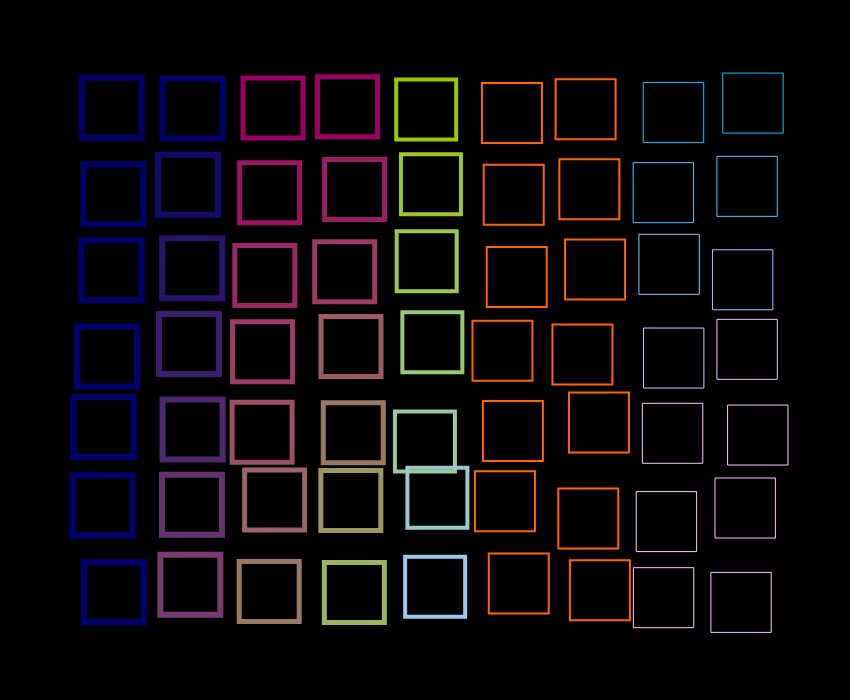
Frame 1 (no input)
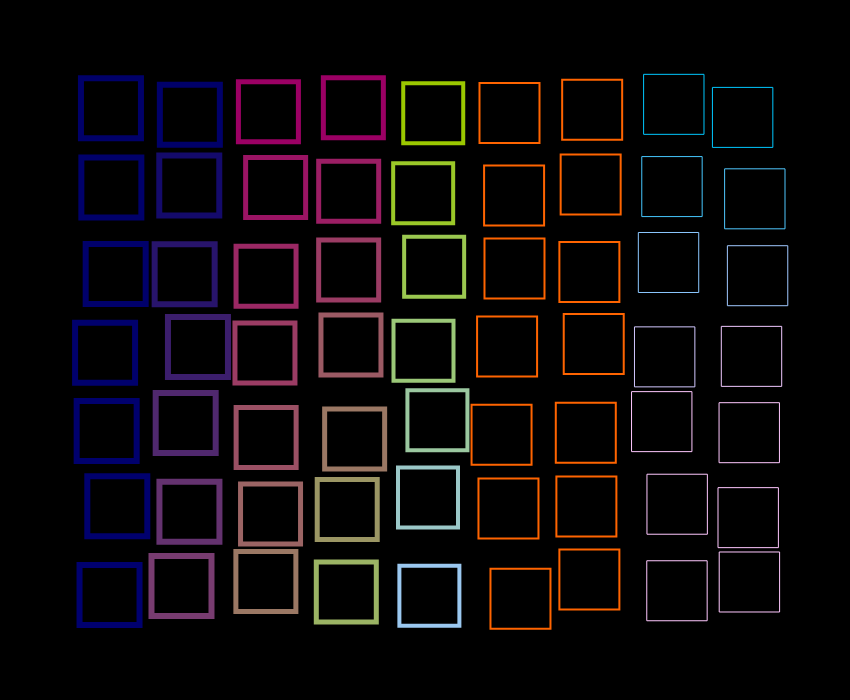
Frame 60 (no input)
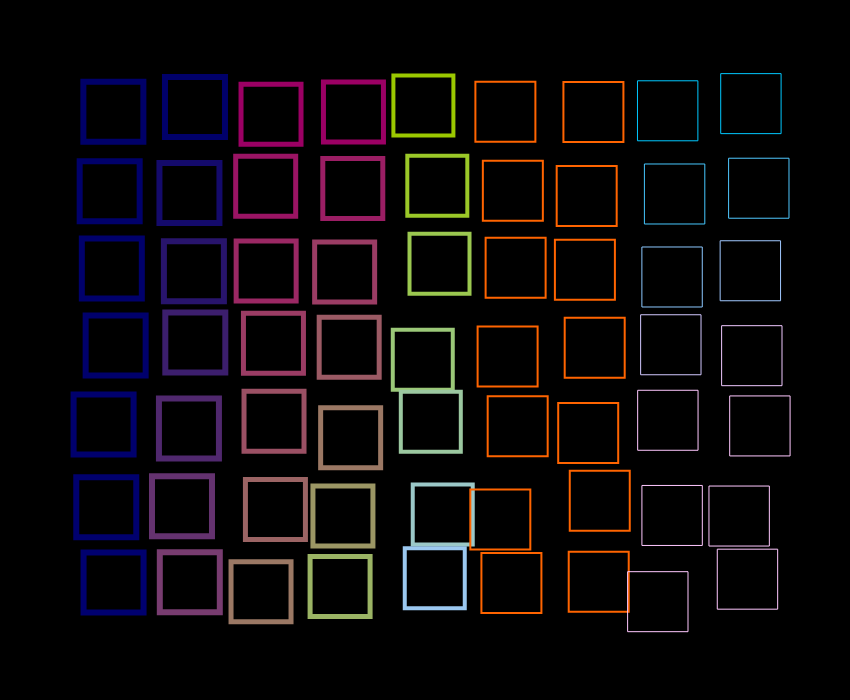
Frame 120 (the mouse pressed at the canvas centre since frame 60)

The p5.js sketch that drew these frames (run headless with seeded random() and noise() and a simulated clock; from frame 60 on, the mouse is pressed at the canvas centre):

// p5.js sketch
// ── sketch.js
function setup()
{
    createCanvas(850, 700);
}

function draw()
{
    background(0);
    noFill();
    
    // variable to make use of random();
    // to have a slightly varying randomly generated x and y values
    var r;
    
    
    // for loop for the rows
    for (var j=0; j<7; j++)
        {
            // for loop for the columns
            for (var i=0; i<9; i++)
                {
                    if(i>6)
                        {
                            strokeWeight(1);
                            stroke(10*i*j, 200, 255);
                            r = j+i;
                        }
                    else if(i>4)
                        {
                            strokeWeight(2);
                            stroke(255, 100, 0*i*j);
                            r = 5+j;
                        }
                    else if(i>3)
                        {
                            strokeWeight(4);
                            stroke(155, 200, 10*i*j);
                            r = 8+j;
                        }
                    else if(i>1)
                        {
                            strokeWeight(5);
                            stroke(155, 10*i*j, 100);
                            r = 5+j;
                        }
                    else
                        {
                            strokeWeight(6);
                            stroke(20*j*i, 10*j*i, 105+j+i);
                            r = 4+i+j;
                        }

                    // j*80 for each x on the row
                    // i* 80 for y on each column 
                    rect(80+ i*80 + random(-r, r), 
                         80+ j*80 + random(-r, r), 
                         60, 60);
                    
                } // end of column's loop
            
            
        } // end of row' for loop
    
    
} // end of draw()
